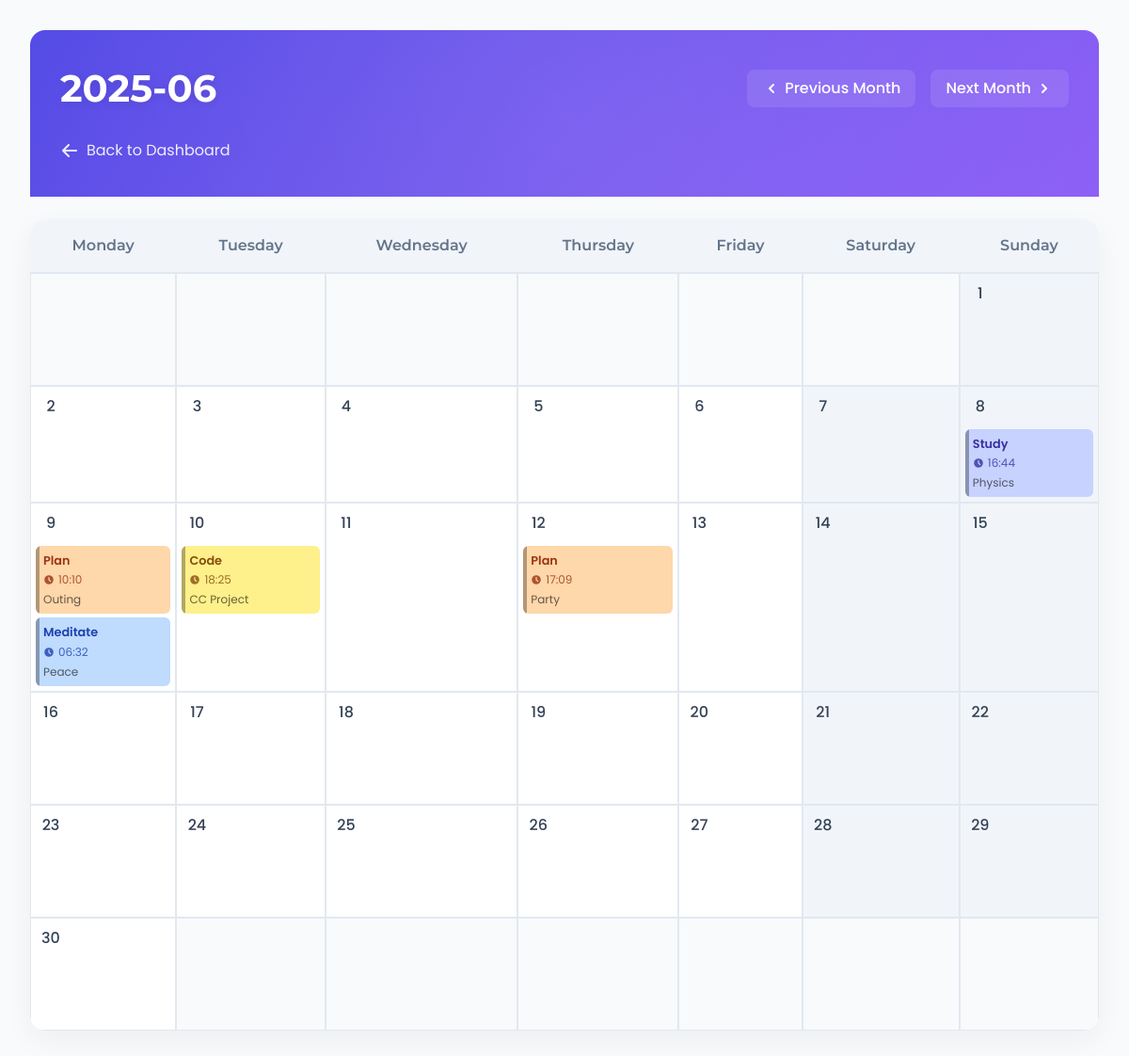
The app's page /visualise (signed in), older data.
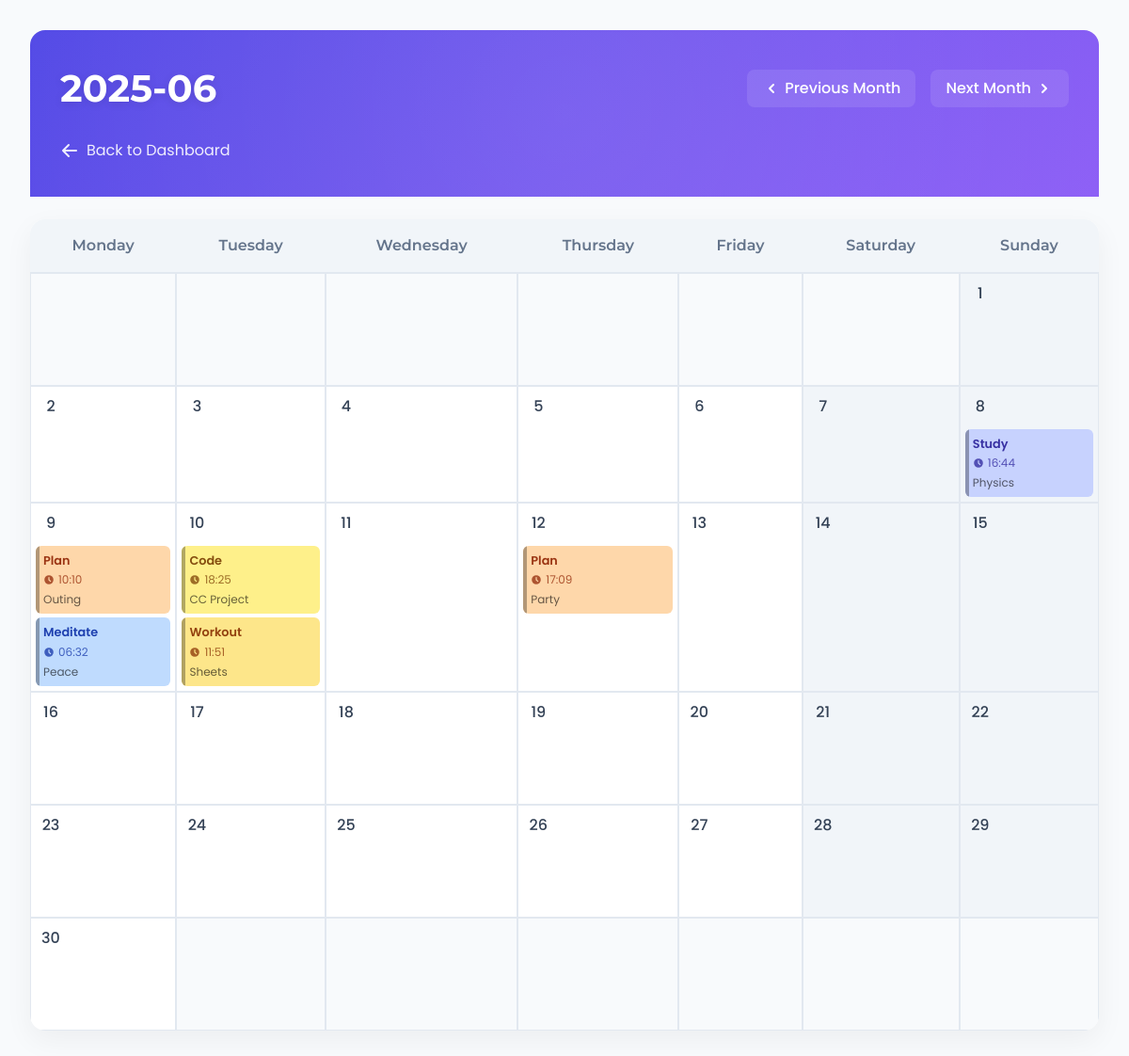
The same page, newer data.
### app.py (models this page shows)
class Task(db.Model):
    id = db.Column(db.Integer, primary_key=True)
    user_id = db.Column(db.Integer, nullable=False)
    task_date = db.Column(db.String(10), nullable=False)
    task_time = db.Column(db.String(5), nullable=False)  # if not already added
    task_name = db.Column(db.String(200), nullable=False)
    description = db.Column(db.Text, nullable=False)

### app.py (the view)
@app.route('/visualise')
def visualise():
    year = request.args.get('year', default=datetime.now().year, type=int)
    month = request.args.get('month', default=datetime.now().month, type=int)
    user_id = session.get('user_id')
    if not user_id:
        return redirect(url_for('login'))
    tasks = Task.query.filter(
        Task.user_id == user_id,
        Task.task_date.between(f"{year}-{month:02d}-01", f"{year}-{month:02d}-31")
    ).all()
    tasks_by_day = {}
    for task in tasks:
        day = int(task.task_date.split('-')[2])
        tasks_by_day.setdefault(day, []).append(task)
    cal = calendar.Calendar(firstweekday=0)  # Monday as first day
    month_weeks = list(cal.monthdayscalendar(year, month))
    return render_template(
        'visualise.html',
        year=year,
        month=month,
        tasks_by_day=tasks_by_day,
        month_weeks=month_weeks
    )

### templates/visualise.html (shortened to what the changed rows need)
<!DOCTYPE html>
<html lang="en">
<head>
    <script src="https://cdn.tailwindcss.com"></script>
</head>
<body class="p-4 md:p-8">
    <div class="max-w-7xl mx-auto">
        <div class="calendar-header rounded-t-2xl mb-6">
            <div class="flex flex-col md:flex-row justify-between items-center">
                <h1 class="month-title mb-4 md:mb-0">{{ year }}-{{ '%02d'|format(month) }}</h1>
            </div>
        </div>
        <div class="calendar-container">
            <table class="calendar-grid">
                <thead>
                    <tr>
                        <th>Monday</th>
                        <th>Tuesday</th>
                        <th>Wednesday</th>
                        <th>Thursday</th>
                        <th>Friday</th>
                        <th class="weekend">Saturday</th>
                        <th class="weekend">Sunday</th>
                    </tr>
                </thead>
                <tbody>
                    {% for week in month_weeks %}
                        <tr>
                            {% for day in week %}
                                {% if day == 0 %}
                                    <td class="empty-day"></td>
                                {% else %}
                                    <td class="day-cell {% if loop.index > 5 %}weekend{% endif %} {% if day == current_day and month == current_month and year == current_year %}today{% endif %}">
                                        <div class="day-number">{{ day }}</div>
                                        {% if day in tasks_by_day %}
                                            <div class="task-list">
                                                {% for task in tasks_by_day[day] %}
                                                    {% set first_letter = task.task_name[0]|lower %}
                                                    {% if first_letter >= 'a' and first_letter <= 'z' %}
                                                        {% set color_class = 'color-' + first_letter %}
                                                    {% else %}
                                                        {% set color_class = 'color-other' %}
                                                    {% endif %}
                                                    <div class="task-item {{ color_class }}">
                                                        <span class="task-name">{{ task.task_name }}</span>
                                                        {% if task.task_time %}
                                                            <div class="task-time">
                                                                <svg xmlns="http://www.w3.org/2000/svg" class="h-3 w-3 mr-1" viewBox="0 0 20 20" fill="currentColor">
                                                                    <path fill-rule="evenodd" d="M10 18a8 8 0 100-16 8 8 0 000 16zm1-12a1 1 0 10-2 0v4a1 1 0 00.293.707l2.828 2.829a1 1 0 101.415-1.415L11 9.586V6z" clip-rule="evenodd" />
                                                                </svg>
                                                                {{ task.task_time }}
                                                            </div>
                                                        {% endif %}
                                                        {% if task.description %}
                                                            <div class="task-desc">{{ task.description }}</div>
                                                        {% endif %}
                                                    </div>
                                                {% endfor %}
                                            </div>
                                        {% endif %}
                                    </td>
                                {% endif %}
                            {% endfor %}
                        </tr>
                    {% endfor %}
                </tbody>
            </table>
        </div>
    </div>
</body>
</html>

Row changes from the older to the newer data that the page shows:
added Task: task_name "Workout", task_time "11:51", description "Sheets", shown under "10"
